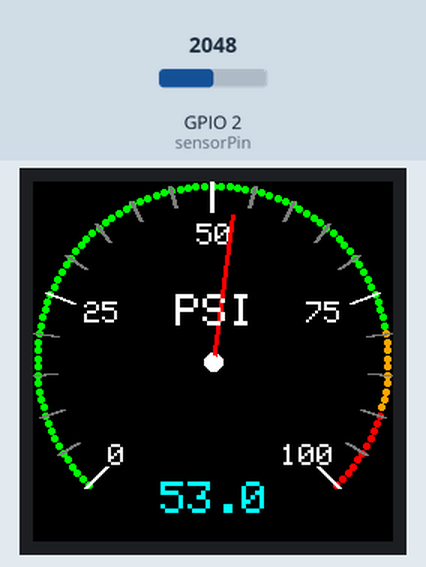
The sketch below on a simulated ESP32. Parts: 240×240 colour display. The test bench sets the inputs (shaded band); at power-on: GPIO 2 (sensorPin) = 2048. WiFi joins after 1.5 s; servers stay silent unless stated; no MQTT or app messages arrive unless stated; what the sketch prints to the serial monitor is not drawn.

Above: at 3.9 s.
4.0 s: GPIO 2 (sensorPin) set to 2866
At 5.3 s:
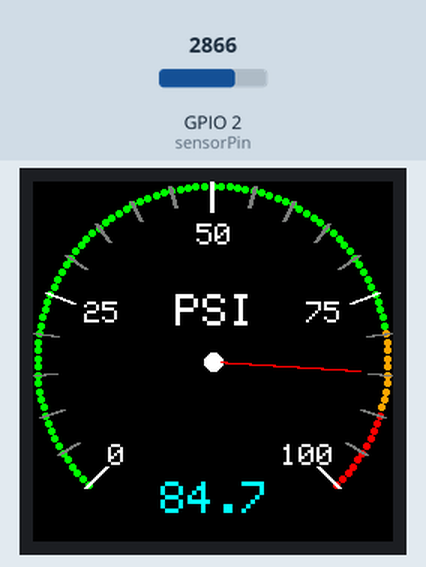
5.8 s: GPIO 2 (sensorPin) set to 3603
At 6.9 s:
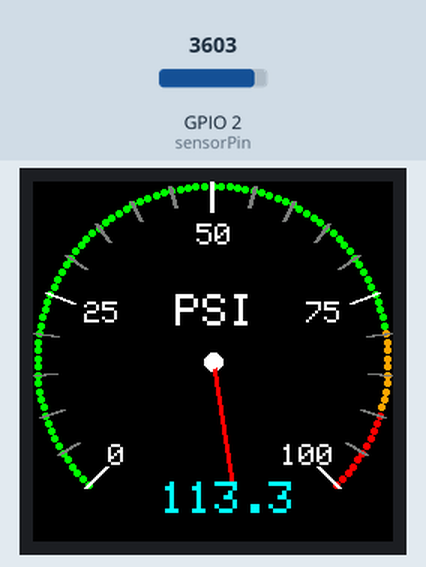
7.6 s: GPIO 2 (sensorPin) set to 4095
At 9.0 s:
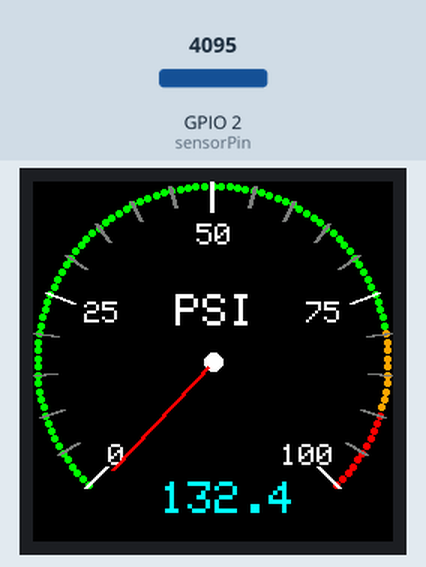
Timing chart, 0 to 10.6 s (numbered marks = the images above; inputs shaded):
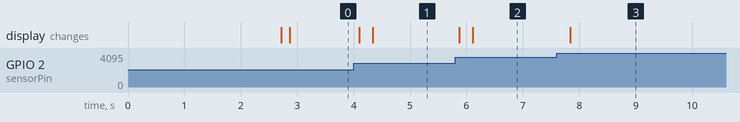

The sketch:

gauge_finishdesign1_OTA.ino
```cpp
//=====================================================================
// Project: Digital Pressure Gauge with OTA
// File: gauge_finishdesign1_OTA.ino
//
// Author: Hylan
// Date: July 28, 2026
//
// Purpose:
// This sketch reads an analog pressure sensor, converts the ADC value
// into PSI, displays the result on a round GC9A01A TFT gauge, publishes
// the pressure value over MQTT, and supports OTA firmware updates.
//
// Features:
// - ESP32 Wi-Fi connection
// - MQTT publishing
// - Arduino OTA updates
// - Averaged ADC readings for smoother display
// - Custom gauge face with color bands, tick marks, and needle
//
// Hardware:
// - ESP32
// - Analog pressure transducer
// - GC9A01A round TFT display
// - Wi-Fi network access
// - MQTT broker
//=====================================================================

#include <SPI.h>
#include <Adafruit_GFX.h>
#include <Adafruit_GC9A01A.h>
#include <math.h>
#include <WiFi.h>
#include <PubSubClient.h>
#include <ArduinoOTA.h>

//==============================================================
// Wi-Fi and MQTT objects
//==============================================================

WiFiClient espClient;
PubSubClient client(espClient);

//==============================================================
// Network credentials
// NOTE: For a shared repo, move these to a secrets file.
//==============================================================

const char* ssid = "Home-IoT";
const char* password = "1167Wedwards";

//==============================================================
// Display pin assignments
//==============================================================

#define TFT_CS   5
#define TFT_DC   4
#define TFT_RST  3
#define TFT_MOSI 10
#define TFT_SCLK 8

Adafruit_GC9A01A tft(TFT_CS, TFT_DC, TFT_RST);

//==============================================================
// Gauge settings
//==============================================================

const int cx = 120;          // Center X of the gauge
const int cy = 120;          // Center Y of the gauge
const int radius = 120;      // Outer radius of the gauge
const int needleLength = 98; // Length of the needle
const int sensorPin = 2;     // ADC pin for pressure sensor

// Last gauge value used for erasing/redrawing the needle.
// This should stay consistent with whatever unit the needle uses.
float oldAngle = 225;

//==============================================================
// Draw the gauge tick marks
//==============================================================

void drawTicks() {
  for (int psi = 0; psi <= 100; psi += 5) {
    // Map 0-100 PSI onto the 270-degree gauge sweep.
    float angleDeg = 45.0 - (psi * 270.0 / 100.0);
    float angleRad = angleDeg * DEG_TO_RAD;

    int x1, y1, x2, y2;

    // Major tick marks at 0, 25, 50, 75, 100.
    if (psi % 25 == 0) {
      x1 = cx + cos(angleRad) * (radius - 20);
      y1 = cy + sin(angleRad) * (radius - 20);
      x2 = cx + cos(angleRad) * radius;
      y2 = cy + sin(angleRad) * radius;

      tft.drawLine(x1, y1, x2, y2, GC9A01A_WHITE);
      tft.drawLine(x1 + 1, y1, x2 + 1, y2, GC9A01A_WHITE);
      tft.drawLine(x1 - 1, y1, x2 - 1, y2, GC9A01A_WHITE);
    } else {
      // Minor tick marks every 5 PSI.
      x1 = cx + cos(angleRad) * (radius - 15);
      y1 = cy + sin(angleRad) * (radius - 15);
      x2 = cx + cos(angleRad) * radius;
      y2 = cy + sin(angleRad) * radius;

      tft.drawLine(x1, y1, x2, y2, GC9A01A_DARKGREY);
      tft.drawLine(x1 + 1, y1, x2 + 1, y2, GC9A01A_DARKGREY);
      tft.drawLine(x1 - 1, y1, x2 - 1, y2, GC9A01A_DARKGREY);
    }
  }
}

//==============================================================
// Draw the numeric labels on the gauge
//==============================================================

void drawLabels() {
  tft.setTextColor(GC9A01A_WHITE);
  tft.setTextSize(2);

  tft.setCursor(50, 175);
  tft.print("0");

  tft.setCursor(34, 80);
  tft.print("25");

  tft.setCursor(109, 28);
  tft.print("50");

  tft.setCursor(182, 80);
  tft.print("75");

  tft.setCursor(165, 175);
  tft.print("100");
}

//==============================================================
// Draw the colored arc around the gauge
//==============================================================

void drawColorArc() {
  for (int psi = 0; psi <= 100; psi++) {
    uint16_t color;

    // Green = normal range, orange = warning, red = high.
    if (psi < 80)
      color = GC9A01A_GREEN;
    else if (psi < 90)
      color = GC9A01A_ORANGE;
    else
      color = GC9A01A_RED;

    float angleDeg = 135.0 + (psi * 270.0 / 100.0);
    float angleRad = angleDeg * DEG_TO_RAD;

    int x = cx + cos(angleRad) * (radius - 3);
    int y = cy + sin(angleRad) * (radius - 3);

    tft.fillCircle(x, y, 2, color);
  }
}

//==============================================================
// Draw the needle at the requested pressure value
//==============================================================

void drawNeedle(float psi, uint16_t color) {
  float angleDeg = 135.0 + (psi * 270.0 / 100.0);
  float angleRad = angleDeg * DEG_TO_RAD;

  int x = cx + cos(angleRad) * needleLength;
  int y = cy + sin(angleRad) * needleLength;

  tft.drawLine(cx, cy, x, y, color);

  // Thicken the needle for better visibility.
  tft.drawLine(cx + 1, cy, x + 1, y, color);
  tft.drawLine(cx - 1, cy, x - 1, y, color);

  // Draw the center hub.
  tft.fillCircle(cx, cy, 4, GC9A01A_WHITE);
}

//==============================================================
// Draw the digital pressure readout
//==============================================================

void drawPressureValue(float psi) {
  // Clear the old text first so the number does not smear.
  tft.fillRect(50, 200, 130, 40, GC9A01A_BLACK);

  tft.setTextColor(GC9A01A_CYAN);
  tft.setTextSize(3);
  tft.setCursor(85, 200);
  tft.print(psi, 1);

  tft.setTextColor(GC9A01A_WHITE);
  tft.setTextSize(3);
  tft.setCursor(95, 75);
  tft.print("PSI");
}

//==============================================================
// MQTT reconnect helper
//==============================================================

void reconnect() {
  if (client.connected()) {
    return;
  }

  Serial.print("Attempting MQTT connection...");

  if (client.connect("ESP32Gauge", "myuser", "2N3904")) {
    Serial.println("connected");
  } else {
    Serial.print("failed, rc=");
    Serial.println(client.state());
  }
}

//==============================================================
// Setup
//==============================================================

void setup() {
  Serial.begin(115200);
  delay(1000);

  // Connect to Wi-Fi.
  WiFi.begin(ssid, password);
  Serial.println("Connecting");

  while (WiFi.status() != WL_CONNECTED) {
    delay(500);
    Serial.print(".");
  }

  Serial.println();
  Serial.println("Connected!");
  Serial.println(WiFi.localIP());

  // Configure MQTT broker.
  client.setServer("192.168.1.218", 1883);

  //==========================================================
  // OTA setup
  //==========================================================

  ArduinoOTA.setHostname("IrrigationGauge");

  ArduinoOTA.onStart([]() {
    Serial.println("OTA Update Started");
  });

  ArduinoOTA.onEnd([]() {
    Serial.println("\nOTA Update Complete");
  });

  ArduinoOTA.onProgress([](unsigned int progress, unsigned int total) {
    Serial.printf("Progress: %u%%\r", (progress * 100) / total);
  });

  ArduinoOTA.onError([](ota_error_t error) {
    Serial.printf("OTA Error[%u]\n", error);
  });

  ArduinoOTA.begin();
  Serial.println("OTA Ready");

  //==========================================================
  // Initialize display
  //==========================================================

  SPI.begin(TFT_SCLK, -1, TFT_MOSI, TFT_CS);
  SPI.setDataMode(SPI_MODE3);

  tft.begin();
  tft.setRotation(0);
  tft.fillScreen(GC9A01A_BLACK);

  drawColorArc();
  drawTicks();
  drawLabels();

  Serial.println("Startup Complete");
}

//==============================================================
// Main loop
//==============================================================

void loop() {
  ArduinoOTA.handle();

  // Keep MQTT alive and reconnect if needed.
  static unsigned long lastReconnect = 0;

  if (!client.connected()) {
    if (millis() - lastReconnect >= 5000) {
      lastReconnect = millis();
      reconnect();
    }
  } else {
    client.loop();
  }

  // Read and average multiple ADC samples to reduce noise.
  long total = 0;
  for (int i = 0; i < 64; i++) {
    total += analogRead(sensorPin);
    delay(2);
  }
  int adc = total / 64;

  // Convert ADC value into PSI using your calibration points.
  float psi = (adc - 680) * 100.0 / (3260 - 680);

  Serial.println(adc);

  // Publish pressure value to MQTT.
  char msg[10];
  dtostrf(psi, 1, 1, msg);
  client.publish("shop/pressure", msg);

  // Redraw the needle and value.
  drawNeedle(oldAngle, GC9A01A_BLACK);
  drawLabels();
  tft.fillCircle(cx, cy, 6, GC9A01A_WHITE);
  drawNeedle(psi, GC9A01A_RED);
  drawPressureValue(psi);

  oldAngle = psi;
  delay(100);
}
```

Measured:
- after the input at 4.0 s, the display: first changes after 0.10 s (image 1 shows a later state)
- after the input at 5.8 s, the display: first changes after 0.07 s (image 2 shows a later state)
- after the input at 7.6 s, the display: changes after 0.24 s (image 3)
